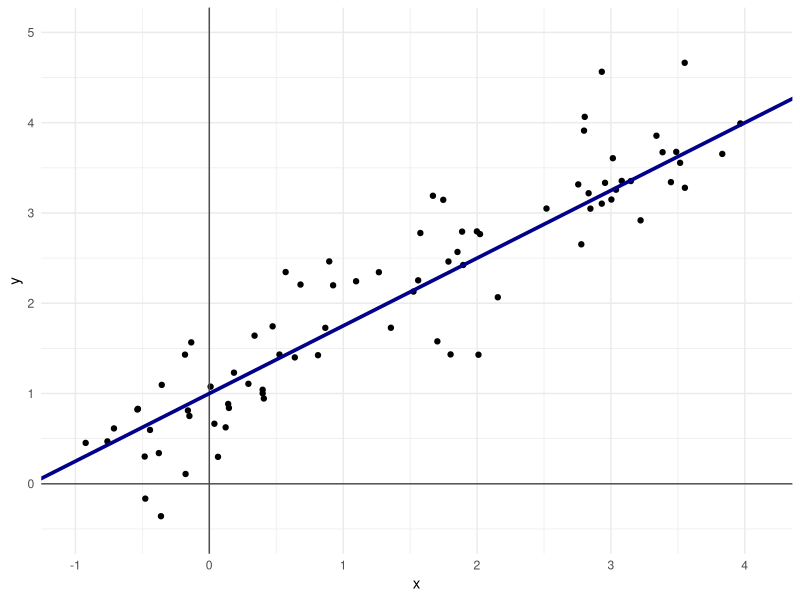
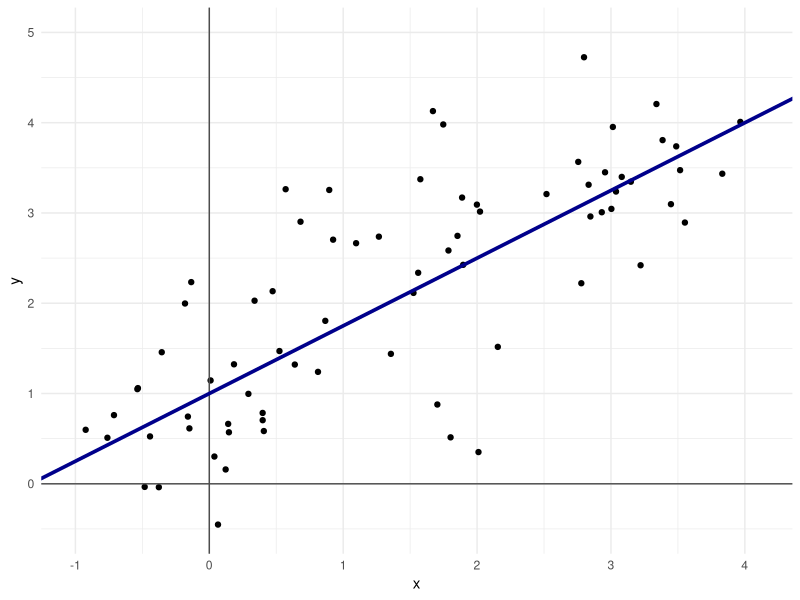
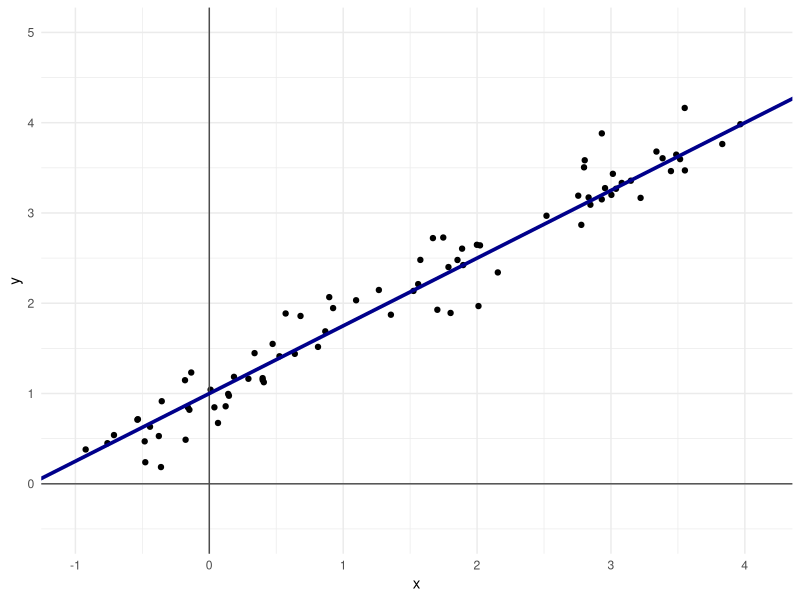
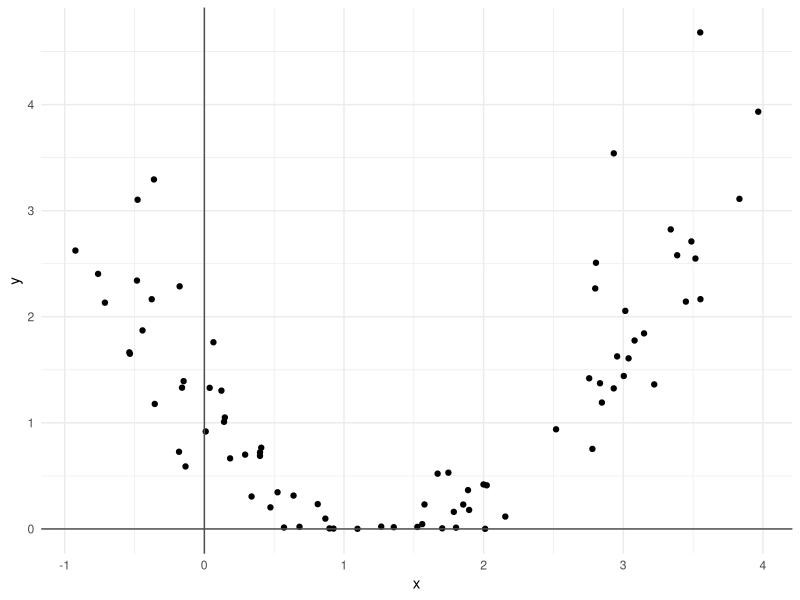
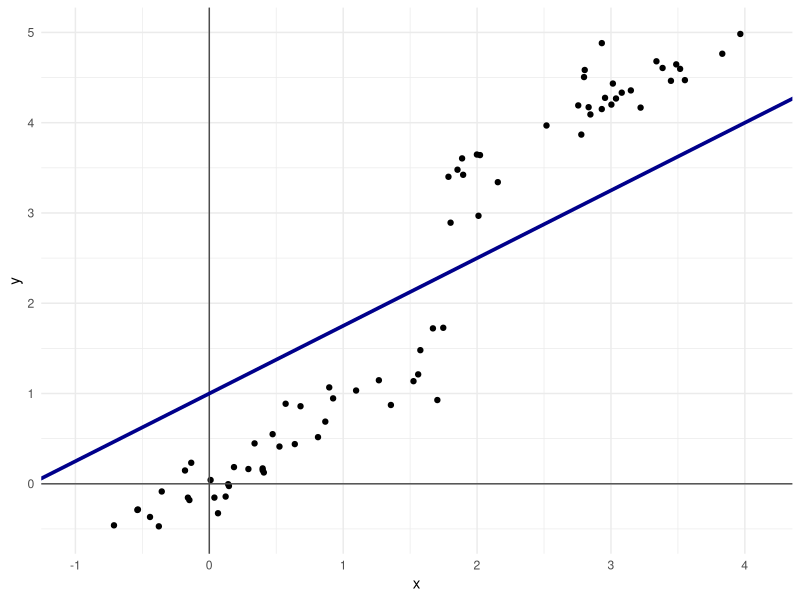
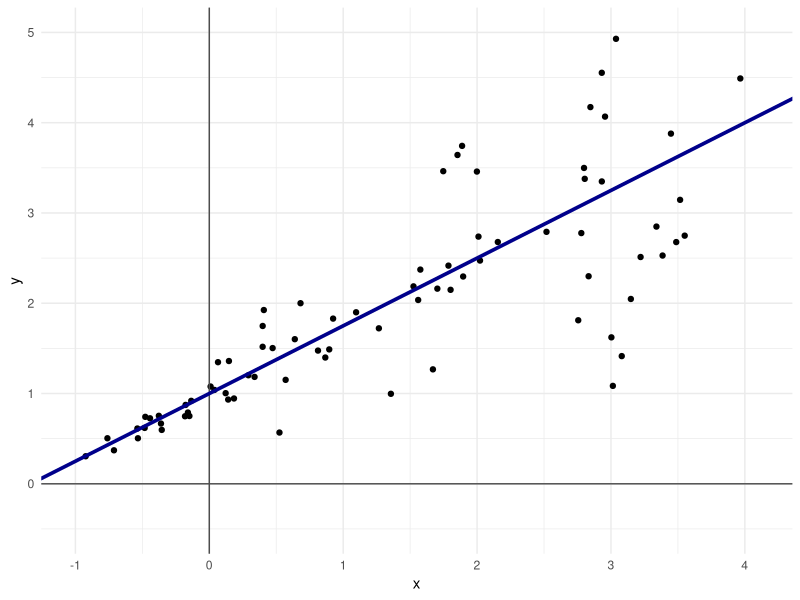
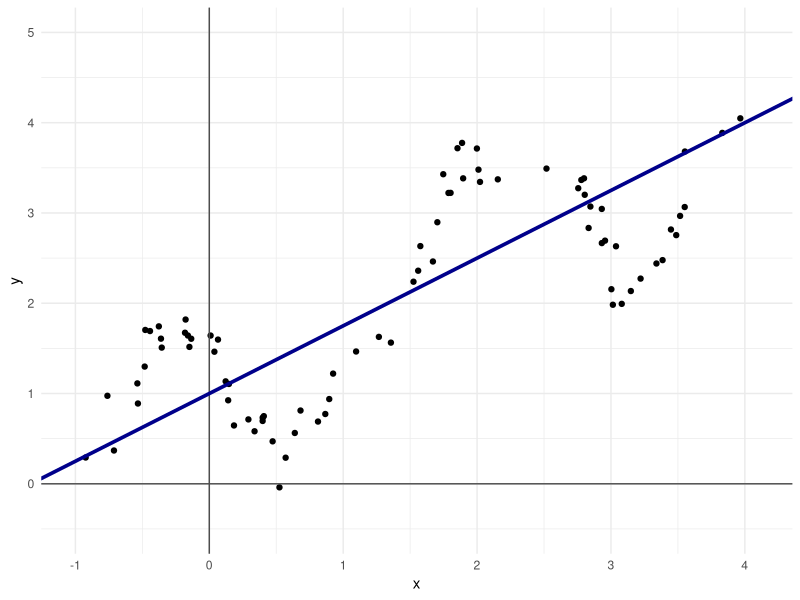
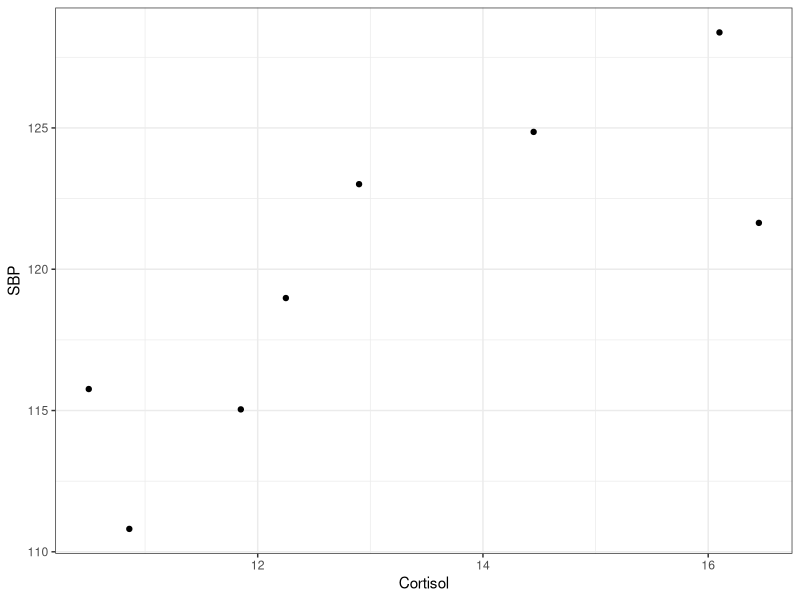

Source code (R) for these figures, in order:
############ Prereqs ############
options(stringsAsFactors = FALSE, scipen = 600)
oldPar <- par()
os <- Sys.info()["sysname"]
baseDir <- ifelse(os == "Windows", "C:/Users/ptrainor/gdrive", "~/gdrive")

library(tidyverse)

setwd(paste0(baseDir, "/iTeach/AST_505/myLectures/lecture18_LinearRegression"))

########### Simulated regression lines ###########
set.seed(3)
df1 <- data.frame(x = runif(80, -1, 4))
set.seed(33)
df1$y <- 1 + .75 * df1$x + rnorm(80, 0, 0.5)

png(file = "p1.png", height = 5, width = 7, units = "in", res = 600)
ggplot(df1, aes(x, y)) + geom_point() + geom_vline(xintercept = 0, color = "grey30") + geom_hline(yintercept = 0, color = "grey30") +
  geom_abline(slope = .75, intercept = 1, color = "darkblue", lwd = 1.25) + xlim(-1, 4.1) + ylim(-.5, 5) + theme_minimal()
dev.off()

set.seed(3)
df1 <- data.frame(x = runif(80, -1, 4))
set.seed(33)
df1$y <- 1 + .75 * df1$x + rnorm(80, 0, 1)

png(file = "p2.png", height = 5, width = 7, units = "in", res = 600)
ggplot(df1, aes(x, y)) + geom_point() + geom_vline(xintercept = 0, color = "grey30") + geom_hline(yintercept = 0, color = "grey30") +
  geom_abline(slope = .75, intercept = 1, color = "darkblue", lwd = 1.25) + xlim(-1, 4.1) + ylim(-.5, 5) + theme_minimal()
dev.off()


set.seed(3)
df1 <- data.frame(x = runif(80, -1, 4))
set.seed(33)
df1$y <- 1 + .75 * df1$x + rnorm(80, 0, .25)

png(file = "p3.png", height = 5, width = 7, units = "in", res = 600)
ggplot(df1, aes(x, y)) + geom_point() + geom_vline(xintercept = 0, color = "grey30") + geom_hline(yintercept = 0, color = "grey30") +
  geom_abline(slope = .75, intercept = 1, color = "darkblue", lwd = 1.25) + xlim(-1, 4.1) + ylim(-.5, 5) + theme_minimal()
dev.off()

########### violated assumptions ###########
df0 <- df1

# Non-linear
df1$y <- (df1$y - 2)^2
png(file = "p4.png", height = 5, width = 7, units = "in", res = 600)
ggplot(df1, aes(x, y)) + geom_point() + geom_vline(xintercept = 0, color = "grey30") + geom_hline(yintercept = 0, color = "grey30") +
   theme_minimal()
dev.off()

# Expected value not zero
df1 <- df0
df1$y[df1$x < 1.75] <- df1$y[df1$x < 1.75]- 1
df1$y[df1$x > 1.75]<- df1$y[df1$x > 1.75] + 1
png(file = "p5.png", height = 5, width = 7, units = "in", res = 600)
ggplot(df1, aes(x, y)) + geom_point() + geom_vline(xintercept = 0, color = "grey30") + geom_hline(yintercept = 0, color = "grey30") +
  geom_abline(slope = .75, intercept = 1, color = "darkblue", lwd = 1.25) + xlim(-1, 4.1) + ylim(-.5, 5) + theme_minimal()
dev.off()

# Non-constant variance: 
set.seed(3)
df1 <- data.frame(x = runif(80, -1, 4))
df1 <- df1 %>% arrange(x)
df1$vars <- seq(.1, 1.25, length.out = 80)^1.5
df1$err <- NA
set.seed(333)
for(i in 1:nrow(df1)) df1$err[i] <- rnorm(1, 0, df1$vars[i])
df1$y <- 1 + .75 * df1$x + df1$err

png(file = "p6.png", height = 5, width = 7, units = "in", res = 600)
ggplot(df1, aes(x, y)) + geom_point() + geom_vline(xintercept = 0, color = "grey30") + geom_hline(yintercept = 0, color = "grey30") +
  geom_abline(slope = .75, intercept = 1, color = "darkblue", lwd = 1.25) + xlim(-1, 4.1) + ylim(-.5, 5) + theme_minimal()
dev.off()

# Errors not independent: 
set.seed(3)
df1 <- data.frame(x = runif(80, -1, 4))
df1 <- df1 %>% arrange(x)
df1$errMean <- seq(0, 4*pi, length.out = 80)
df1$errMean <- sin(df1$errMean)
df1$err <- NA
set.seed(333)
for(i in 1:nrow(df1)) df1$err[i] <- rnorm(1, df1$errMean[i], .2)
df1$y <- 1 + .75 * df1$x + df1$err

png(file = "p7.png", height = 5, width = 7, units = "in", res = 600)
ggplot(df1, aes(x, y)) + geom_point() + geom_vline(xintercept = 0, color = "grey30") + geom_hline(yintercept = 0, color = "grey30") +
  geom_abline(slope = .75, intercept = 1, color = "darkblue", lwd = 1.25) + xlim(-1, 4.1) + ylim(-.5, 5) + theme_minimal()
dev.off()

########### Small dataset ###########
set.seed(33333)
df1 <- data.frame(Cortisol = runif(8, 10, 17))
set.seed(3333)
df1$SBP <-  + 120 + 2*(df1$Cortisol - mean(df1$Cortisol)) + rnorm(8, 0, 4)
df1$Cortisol <- round(df1$Cortisol, 2)
df1$SBP <- round(df1$SBP, 2)

lm1 <- lm(SBP ~ Cortisol, data = df1)
summary(lm1)

xtable::xtable(df1)

png(file = "p8.png", height = 5, width = 6.5, units = "in", res = 600)
ggplot(df1, aes(x = Cortisol, y = SBP)) + geom_point() + theme_bw()
dev.off()

png(file = "p9.png", height = 5, width = 6.5, units = "in", res = 600)
ggplot(df1, aes(x = Cortisol, y = SBP)) + geom_point() + 
  geom_abline(slope = 2.0875, intercept = 92.3177, color = "darkblue", lwd = 1.25) + labs(x = "Cortisol (x)", y = "SBP (y)") + 
  theme_bw()
dev.off()

#### Parameter extimation ####
df1$Cortisol - mean(df1$Cortisol)
df1$SBP - mean(df1$SBP)

(df1$Cortisol - mean(df1$Cortisol)) * (df1$SBP - mean(df1$SBP))
sum((df1$Cortisol - mean(df1$Cortisol)) * (df1$SBP - mean(df1$SBP)))
Sxy <- sum((df1$Cortisol - mean(df1$Cortisol)) * (df1$SBP - mean(df1$SBP)))
(df1$Cortisol - mean(df1$Cortisol))^2
sum((df1$Cortisol - mean(df1$Cortisol))^2)
Sxx <- sum((df1$Cortisol - mean(df1$Cortisol))^2)

Sxy / Sxx

119.81 - (2.0875)*(13.17)

predict(lm1)
